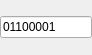
<?xml version="1.0" encoding="UTF-8"?>
<ui version="4.0">
 <class>ByteConverterBin</class>
 <widget class="QWidget" name="ByteConverterBin">
  <property name="geometry">
   <rect>
    <x>0</x>
    <y>0</y>
    <width>92</width>
    <height>55</height>
   </rect>
  </property>
  <property name="maximumSize">
   <size>
    <width>92</width>
    <height>16777215</height>
   </size>
  </property>
  <property name="windowTitle">
   <string>Form</string>
  </property>
  <layout class="QVBoxLayout" name="verticalLayout">
   <property name="leftMargin">
    <number>0</number>
   </property>
   <property name="rightMargin">
    <number>0</number>
   </property>
   <item>
    <widget class="QLineEdit" name="lineEdit">
     <property name="text">
      <string>01100001</string>
     </property>
    </widget>
   </item>
  </layout>
 </widget>
 <resources/>
 <connections/>
</ui>
